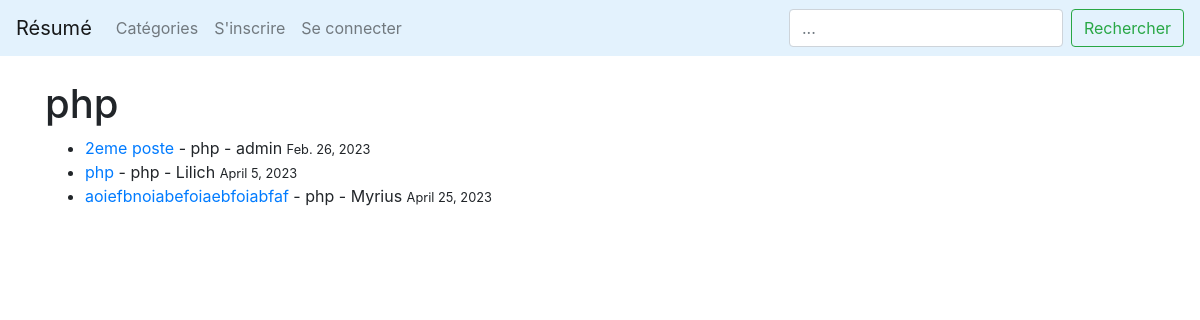
The app's page /categorie/php/ with its own data.
### LeBlog/models.py (models this page shows, shortened)
class Post(models.Model):
        title = models.CharField(max_length=255)
        header_image = models.ImageField(null=True, blank=True, upload_to="images/")
        title_tag = models.CharField(max_length=255)
        author = models.ForeignKey(User, on_delete=models.CASCADE)
        body = RichTextField(blank=True, null=True)
        post_date = models.DateField(auto_now_add=True)
        categorie = models.CharField(max_length=255)
        snippet = models.CharField(max_length=255, default='coding')
        likes = models.ManyToManyField(User, related_name='resumee')

### LeBlog/views.py (the view)
# urls.py: path('categorie/<str:cats>/', CategoryView, name='categorie'),
def CategoryView(request, cats):
    categorie_posts = Post.objects.filter(categorie=cats.replace('-', ' '))
    return render(request, 'categories.html', {'cats': cats.replace('-', ' '), 'categorie_posts': categorie_posts})

### LeBlog/templates/categories.html (shortened to what this page needs)
{% extends 'base.html' %}
{% block content %}
{% if categorie_posts %}
<h1>{{ cats }}</h1>
<ul>
{% for post in categorie_posts %}
    <li> <a href="{% url 'post-details' post.pk %}">{{post.title}}</a> - {{post.categorie}} - {{post.author}} <small>{{ post.post_date }}</small>
{%endfor%}
</ul>
{% else %}
<h2>Il y'a aucun résumé pour la catégorie séléctionnée</h2>
{%endif%}
{% endblock %}

### records on screen
Post: title "2eme poste", categorie "php", author "admin", post_date "Feb. 26, 2023"
Post: title "php", categorie "php", author "Lilich", post_date "April 5, 2023"
Post: title "aoiefbnoiabefoiaebfoiabfaf", categorie "php", author "Myrius", post_date "April 25, 2023"

### other values on screen
{{ cats }} "php"
